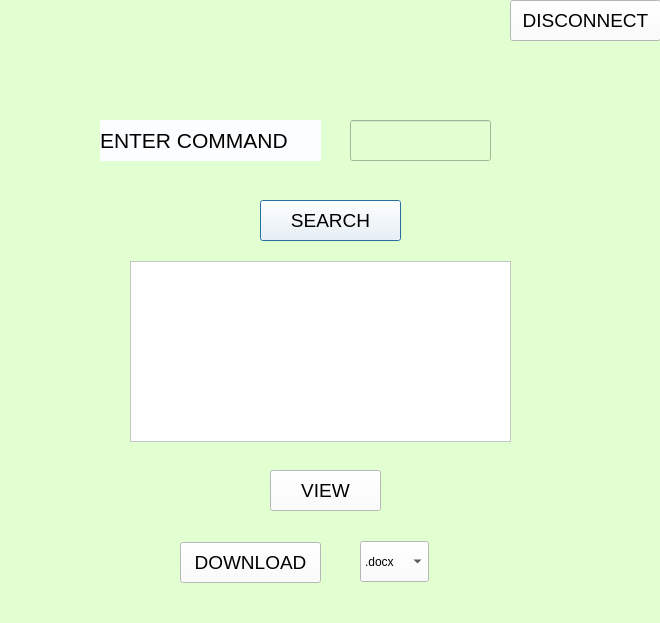
<?xml version="1.0" encoding="UTF-8"?>
<ui version="4.0">
 <class>LogoutButton</class>
 <widget class="QDialog" name="LogoutButton">
  <property name="geometry">
   <rect>
    <x>0</x>
    <y>0</y>
    <width>660</width>
    <height>623</height>
   </rect>
  </property>
  <property name="windowTitle">
   <string>Dialog</string>
  </property>
  <property name="styleSheet">
   <string notr="true">background-color: rgb(226, 255, 210);
alternate-background-color: rgb(198, 240, 255);</string>
  </property>
  <widget class="QLineEdit" name="Command">
   <property name="geometry">
    <rect>
     <x>350</x>
     <y>120</y>
     <width>141</width>
     <height>41</height>
    </rect>
   </property>
   <property name="styleSheet">
    <string notr="true">font-size:14pt</string>
   </property>
  </widget>
  <widget class="QLabel" name="label">
   <property name="geometry">
    <rect>
     <x>100</x>
     <y>120</y>
     <width>221</width>
     <height>41</height>
    </rect>
   </property>
   <property name="styleSheet">
    <string notr="true">background-color: rgb(252, 253, 255);
border-color: rgb(25, 17, 16);</string>
   </property>
   <property name="text">
    <string>&lt;html&gt;&lt;head/&gt;&lt;body&gt;&lt;p&gt;&lt;span style=&quot; font-size:16pt;&quot;&gt;ENTER COMMAND&lt;/span&gt;&lt;/p&gt;&lt;/body&gt;&lt;/html&gt;</string>
   </property>
  </widget>
  <widget class="QPushButton" name="SearchButton">
   <property name="geometry">
    <rect>
     <x>260</x>
     <y>200</y>
     <width>141</width>
     <height>41</height>
    </rect>
   </property>
   <property name="toolTip">
    <string>&lt;html&gt;&lt;head/&gt;&lt;body&gt;&lt;p align=&quot;center&quot;&gt;&lt;br/&gt;&lt;/p&gt;&lt;/body&gt;&lt;/html&gt;</string>
   </property>
   <property name="styleSheet">
    <string notr="true">color: rgb(0, 0, 0);
background-color: rgb(255, 255, 255);
alternate-background-color: rgb(246, 252, 255);
font-size:14pt</string>
   </property>
   <property name="text">
    <string>SEARCH</string>
   </property>
  </widget>
  <widget class="QTextBrowser" name="DemoView">
   <property name="geometry">
    <rect>
     <x>130</x>
     <y>261</y>
     <width>381</width>
     <height>181</height>
    </rect>
   </property>
   <property name="styleSheet">
    <string notr="true">background-color: rgb(255, 255, 255);
font-size: 12pt</string>
   </property>
  </widget>
  <widget class="QPushButton" name="pushButton">
   <property name="geometry">
    <rect>
     <x>180</x>
     <y>542</y>
     <width>141</width>
     <height>41</height>
    </rect>
   </property>
   <property name="styleSheet">
    <string notr="true">background-color: rgb(255, 255, 255);
font-size:14pt</string>
   </property>
   <property name="text">
    <string>DOWNLOAD</string>
   </property>
  </widget>
  <widget class="QComboBox" name="comboBox">
   <property name="geometry">
    <rect>
     <x>360</x>
     <y>541</y>
     <width>69</width>
     <height>41</height>
    </rect>
   </property>
   <property name="styleSheet">
    <string notr="true">background-color: rgb(255, 255, 255);</string>
   </property>
   <item>
    <property name="text">
     <string>.docx</string>
    </property>
   </item>
   <item>
    <property name="text">
     <string>.doc</string>
    </property>
   </item>
   <item>
    <property name="text">
     <string>.txt</string>
    </property>
   </item>
   <item>
    <property name="text">
     <string>.pdf</string>
    </property>
   </item>
  </widget>
  <widget class="QPushButton" name="DisconnectButton">
   <property name="geometry">
    <rect>
     <x>510</x>
     <y>0</y>
     <width>151</width>
     <height>41</height>
    </rect>
   </property>
   <property name="toolTip">
    <string>&lt;html&gt;&lt;head/&gt;&lt;body&gt;&lt;p align=&quot;center&quot;&gt;&lt;br/&gt;&lt;/p&gt;&lt;/body&gt;&lt;/html&gt;</string>
   </property>
   <property name="styleSheet">
    <string notr="true">color: rgb(0, 0, 0);
background-color: rgb(255, 255, 255);
alternate-background-color: rgb(246, 252, 255);
font-size:14pt</string>
   </property>
   <property name="text">
    <string>DISCONNECT</string>
   </property>
  </widget>
  <widget class="QPushButton" name="ViewButton">
   <property name="geometry">
    <rect>
     <x>270</x>
     <y>470</y>
     <width>111</width>
     <height>41</height>
    </rect>
   </property>
   <property name="styleSheet">
    <string notr="true">background-color: rgb(255, 255, 255);
font-size:14pt</string>
   </property>
   <property name="text">
    <string>VIEW</string>
   </property>
  </widget>
 </widget>
 <resources/>
 <connections/>
</ui>
